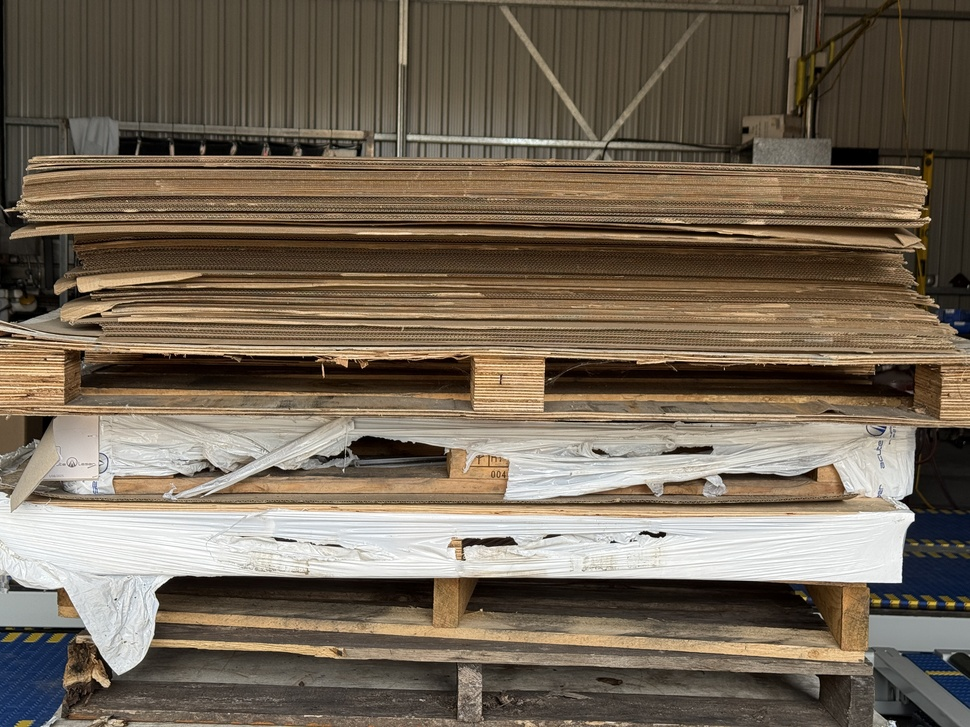
#> input picture IMG_5495.JPG, 970 x 727 px, shrunk from 4032 x 3024 before the run
$ python -i main.py   (imports and definitions only)   (older library calls are emulated)
#> lines starting #> are read from the running program, lines starting #| are printed output that depends on the picture; after the words box and inside, x2 and y2 are one past the last pixel; in counts of white or black regions, pixels touching at a corner belong together
#> further down, picture is the input picture: shape (727, 970, 3); mean B, G, R 87.7, 103.7, 116.2
# main.py  —  Cardboard stack warp QC (maintainable rewrite)
# Requires: python -m pip install opencv-python numpy matplotlib

from __future__ import annotations
import argparse, json, os, sys
from dataclasses import dataclass
from datetime import datetime

import numpy as np
import cv2

# ---- Matplotlib (only for interactive clicks) ----
# [11 lines left out: function _setup_matplotlib_backend, not called in this run]

# ----------------------------- Config -----------------------------
IMG_PATH = 'IMG_5490.JPG'  # default image path, can be overridden by CLI

DEFAULT_L_MM = 1080.0    # physical length along x (mm)
DEFAULT_H_MM = 70.0      # physical height along y (mm)

CANNY1, CANNY2 = 50, 150
EDGE_BLUR = 1
MIN_VALID_COL_RATIO = 0.5

# ------------------------- Utils / Helpers ------------------------
# [303 lines left out: functions json_safe, smooth_series, robust_line_fit, compute_edge_stats, order_corners, perspective_rectify and 9 more, not called in this run]

# ------------------------------ CLI ------------------------------
@dataclass
class Args:
    image: str
    length_mm: float
    height_mm: float
    threshold: float
    metric: str
    reject_ratio: float
    local_window_mm: float
    local_ratio: float
    band_top_px: int
    band_bot_px: int
    track_smooth: float
    track_max_step: int
    track_bias: float
    px_per_mm: float | None
    calibrate: bool
    known_length_mm: float
    corners: str | None
    use_hsv_envelope: bool
    hsv_lo: str
    hsv_hi: str
    env_guard_px: int


# [39 lines left out: function parse_args, not called in this run]

def cardboard_mask_hsv(bgr, lo=(5,40,40), hi=(30,255,255)):
    """
    简单的纸板(黄/棕)HSV区间掩膜，带一次闭运算去小孔。
    lo/hi 是 (H,S,V)，0-179/0-255/0-255
    """
#> called with lo = (5, 40, 40), hi = (30, 255, 255)
    hsv = cv2.cvtColor(bgr, cv2.COLOR_BGR2HSV)
#> hsv: shape (727, 970, 3); mean H, S, V 24.8, 84.9, 117.3
    lo = np.array(lo, dtype=np.uint8)
    hi = np.array(hi, dtype=np.uint8)
    mask = cv2.inRange(hsv, lo, hi)
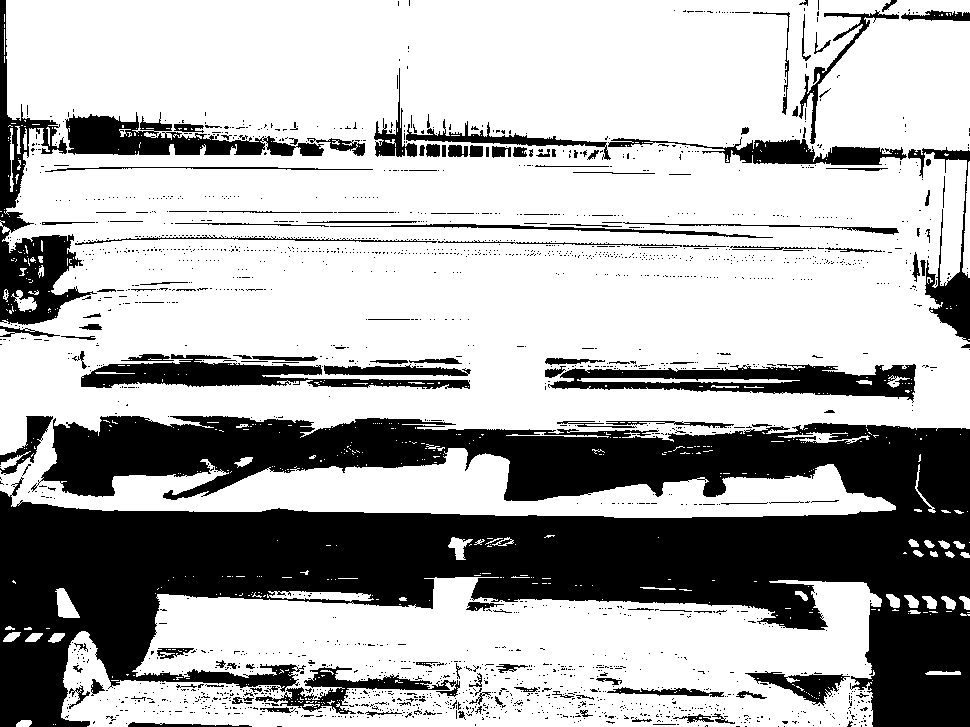
#> mask: shape (727, 970); 68.7% white; 2113 black regions (1954 under 20 px), largest, box (x1, y1, x2, y2) and area: (0, 416, 970, 727) 159175, (0, 0, 97, 325) 8482, (548, 364, 916, 403) 6985
    kernel = cv2.getStructuringElement(cv2.MORPH_RECT, (5,3))
    mask = cv2.morphologyEx(mask, cv2.MORPH_CLOSE, kernel, iterations=1)
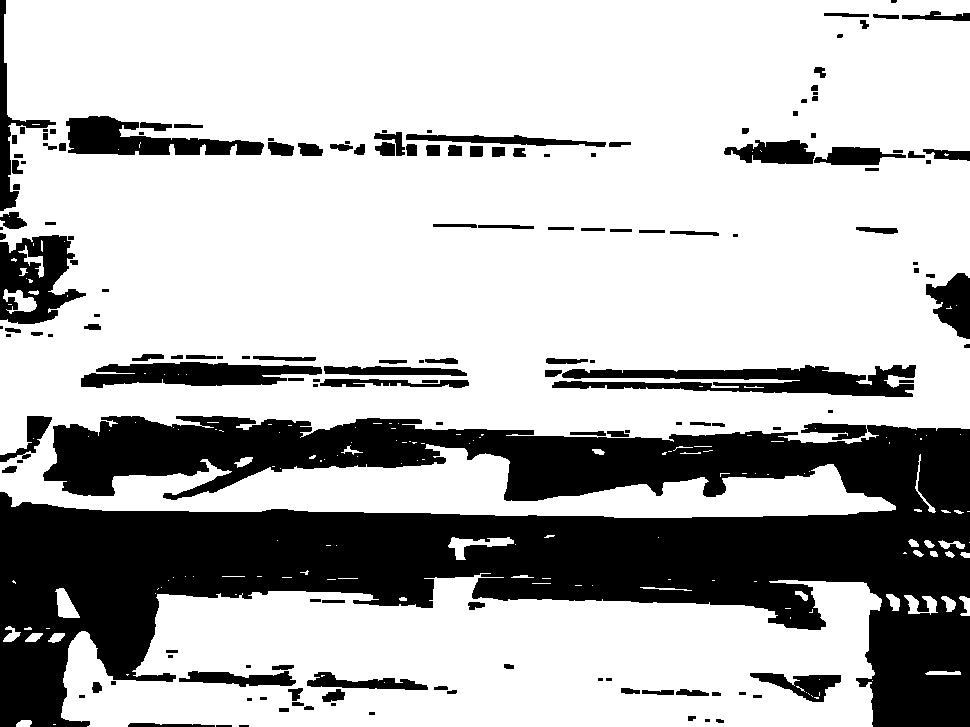
#> mask: shape (727, 970); 71.9% white; 159 black regions (34 under 20 px), largest, box (x1, y1, x2, y2) and area: (0, 416, 970, 727) 154786, (552, 365, 916, 397) 6516, (0, 235, 86, 324) 4545
    return mask

# [283 lines left out: functions top_bottom_from_mask, fuse_edges, main, not called in this run]

# [2 lines not run here, left out]

>>> import cv2
>>> picture = cv2.imread('IMG_5495.JPG')
>>> result = cardboard_mask_hsv(picture)
